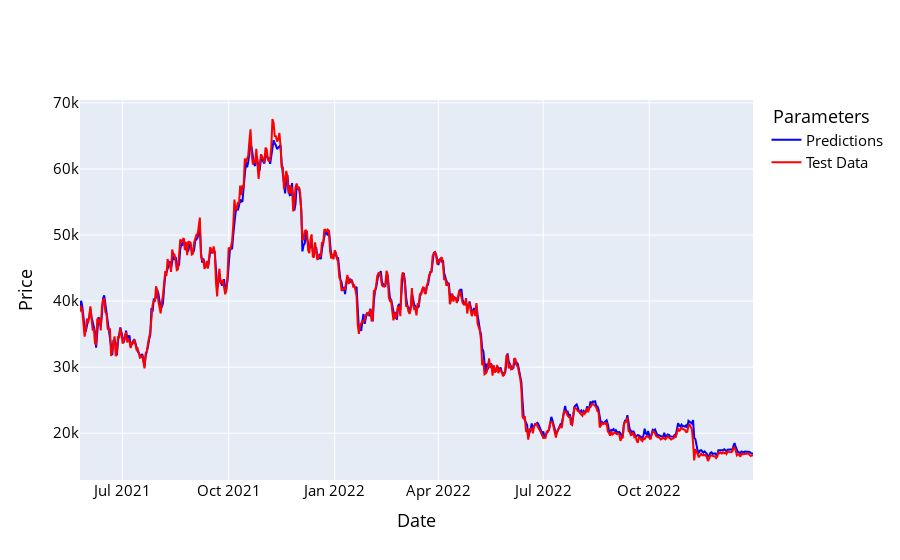

Here is the notebook cell this chart was saved with:
### Code cell
names = cycle(['Predictions', 'Test Data'])

fig = go.Figure()
fig.add_trace(go.Scatter(x=y_test_df.index, y=y_pred_df['Adj Close'], name='Predictions',
                         line=dict(width=2, color='blue')))
fig.add_trace(go.Scatter(x=y_test_df.index, y=y_test_df['Adj Close'], name='Test Data',
                         line=dict(width=2, color='red')))
fig.update_layout(xaxis_title='Date', yaxis_title='Price',
                  font_size=15, font_color='black', legend_title_text=' Parameters')
fig.show()

### Figure 1 — Plotly figure (JSON) as saved in the notebook; plotly's stock layout.template omitted (floating-point values rounded to 4 significant figures; data arrays with more than 128 entries replaced by an {"elided": "..."} marker saying what was removed)
{"data": [{"line": {"color": "blue", "width": 2}, "name": "Predictions", "type": "scatter", "x": {"elided": "585 str values"}, "y": {"elided": "585 float values"}}, {"line": {"color": "red", "width": 2}, "name": "Test Data", "type": "scatter", "x": {"elided": "585 str values"}, "y": {"elided": "585 float values"}}], "layout": {"font": {"color": "black", "size": 15}, "legend": {"title": {"text": " Parameters"}}, "xaxis": {"title": {"text": "Date"}}, "yaxis": {"title": {"text": "Price"}}}}
